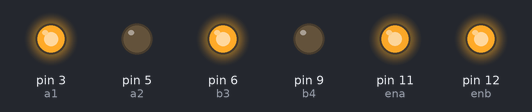
Simulated run of this sketch. Board: Arduino Uno, built with avr-gcc and run on an emulated ATmega328P. Parts: output pins drawn as LEDs (lit = HIGH).

Above: at 0.05 s.
At 3.95 s:
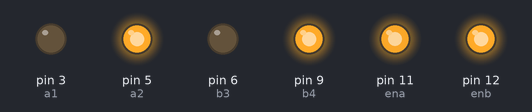
Timing chart, 0 to 4.6 s (numbered marks = the images above):
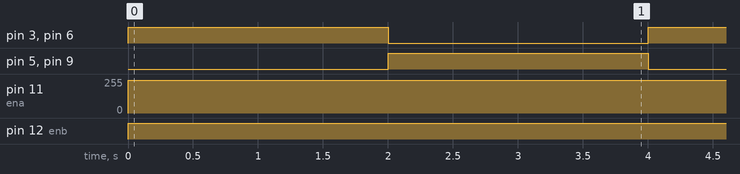

Measured:
- by itself, pin 3 (a1), pin 5 (a2), pin 6 (b3), pin 9 (b4): alternates HIGH for 2.0 s and LOW for 2.0 s
- by itself, pin 11 (ena): 0/255 → 244/255 at 0.00 s
- by itself, pin 12 (enb): LOW → HIGH at 0.00 s

The sketch:

code.ino
```cpp
int ena = 11 ;
int enb = 12 ;

int a1 = 3 ;
int a2 = 5 ;
int b3 = 6 ;
int b4 = 9 ;

void setup() {
  // put your setup code here, to run once:
pinMode(a1 , OUTPUT) ;
pinMode(a2 , OUTPUT) ;
pinMode(b3 , OUTPUT) ;
pinMode(b4 , OUTPUT) ;
}

void loop() {
analogWrite(ena , 500 ) ;
analogWrite(enb , 500 ) ;
digitalWrite(a1 , HIGH);
digitalWrite(a2 , LOW);

digitalWrite(b3 , HIGH);
digitalWrite(b4 , LOW);
delay(2000) ;

analogWrite(ena , 500 ) ;
analogWrite(enb , 500 ) ;
digitalWrite(a1 , LOW);
digitalWrite(a2 , HIGH);

digitalWrite(b3 , LOW);
digitalWrite(b4 , HIGH);
delay(2000) ;


/*
digitalWrite(a1 , HIGH);
digitalWrite(a2 , LOW);
digitalWrite(b3 , LOW);
digitalWrite(b4 , HIGH);
delay(2000) ;

digitalWrite(a1 , HIGH);
digitalWrite(a2 , LOW);
digitalWrite(b3 , LOW);
digitalWrite(b4 , HIGH);
delay(2000) ;

digitalWrite(a1 , LOW);
digitalWrite(a2 , HIGH);
digitalWrite(b3 , HIGH);
digitalWrite(b4 , LOW);
delay(2000) ;

digitalWrite(a1 , LOW);
digitalWrite(a2 , LOW);
digitalWrite(b3 , LOW);
digitalWrite(b4 , LOW);
delay(2000) ;
*/

}
```
